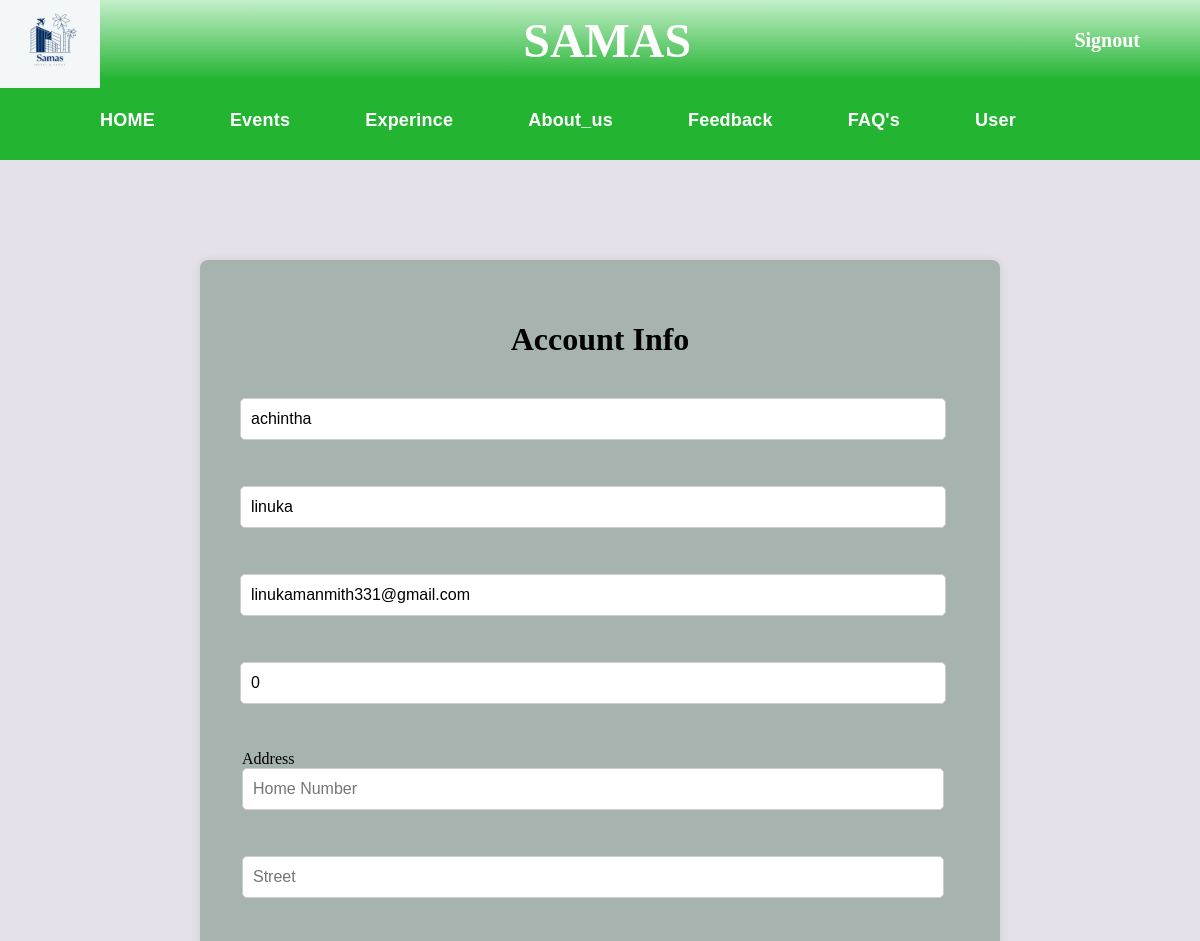
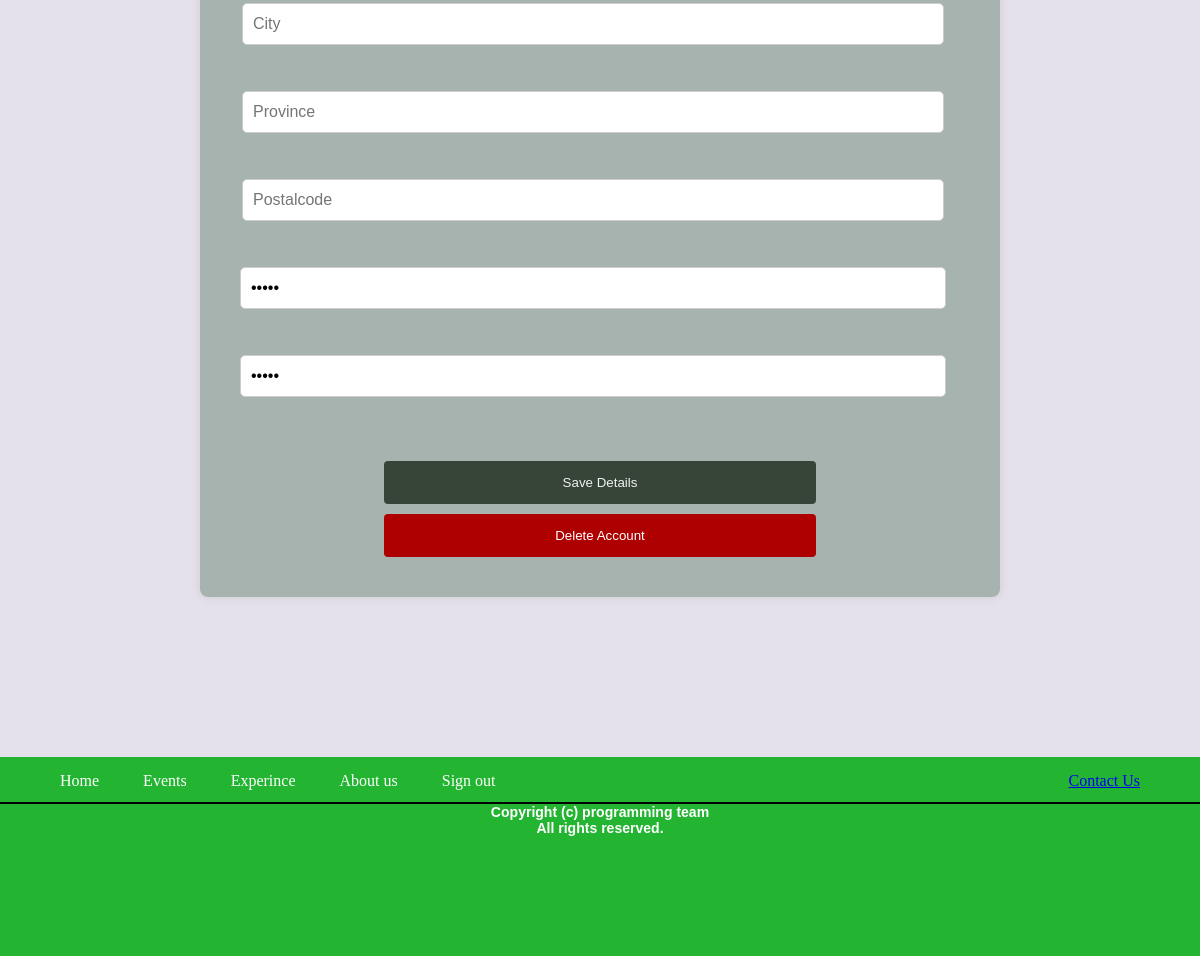
Page /profile.php (signed in) on the committed database (2 pictures, top to bottom).
### tables this page shows
CREATE TABLE `user` (
  `userID` int(5) NOT NULL,
  `firstName` varchar(30) NOT NULL,
  `lastName` varchar(30) NOT NULL,
  `email` varchar(30) NOT NULL,
  `phoneNumber` int(15) NOT NULL,
  `pswd` varchar(15) NOT NULL,
  `homenumber` varchar(100) NOT NULL,
  `street` varchar(100) NOT NULL,
  `city` varchar(100) NOT NULL,
  `postalcode` varchar(5) NOT NULL,
  `province` varchar(100) NOT NULL,
  `userType` varchar(40) NOT NULL
);

### profile.php (the view, shortened to what this page needs)
<?php
    include_once 'header.php';
?>
<?php $title="Profile";
    if(isset($_SESSION["email"])) {
        $email = $_SESSION['email'];
        require_once('config.php');
            $sql3 = "SELECT * FROM user WHERE email = '$email' And userType='client'";
        $result3 = $conn->query($sql3);
        if ($result3->num_rows > 0) {
            $row = $result3->fetch_assoc();
            $firstName = $row['firstName'];
            $lastName = $row['lastName'];
            $email = $row['email'];
            $phoneNumber = $row['phoneNumber'];
            $pswd = $row['pswd'];
            $homenumber = $row['homenumber'];
            $city = $row['city'];
            $street = $row['street'];
            $postalcode = $row['postalcode'];
            $province = $row['province'];
        } }
?>
    <link rel="stylesheet" href="src/asserts/css/profile.css">
    <div class="content">
            <div class="form">
                <h1 style="text-align:center;">Account Info</h1></header><br>
                <form id="profileForm" action="saveDetails.php" method="POST">
                    <div class="field input">
                        <input type="text" id="fname" name="firstName" placeholder="First Name" value="<?=$firstName?>" required/>
                        <br><br>
                    </div>
                    <div class="field input">
                        <input type="text" id="lname" name="lastName" placeholder="Last Name" value="<?=$lastName?>" required/>
                        <br><br>
                    </div>
                    <div class="field input">
                        <input type="email" id="add" name="email" placeholder="E-mail" value="<?=$email?>" required/>
                        <br><br>
                    </div>
                    <div class="field input">
                        <input type="text" id="add" name="phoneNumber" placeholder="Phone Number" value="<?=$phoneNumber?>" required/>
                        <br><br>
                    </div>
                    <LEGEnd>Address
                    <div class="field input">
                        <input type="text" id="homenumber" name="homenumber" placeholder="Home Number" value="<?=$homenumber?>">
                        <br><br>
                    </div>
                    <div class="field input">
                        <input type="text" id="street" name="street" placeholder="Street" value="<?=$street?>">
                        <br><br>
                    </div>
                    <div class="field input">
                        <input type="text" id="city" name="city" placeholder="City" value="<?=$city?>">
                        <br><br>
                    </div>
                    <div class="field input">
                        <input type="text" id="province" name="province" placeholder="Province" value="<?=$province?>">
                        <br><br>
                    </div>
                    <div class="field input">
                        <input type="text" id="postalcode" name="postalcode" placeholder="Postalcode" value="<?=$postalcode?>">
                        <br><br>
                    </div>
                    </LEGEnd>
                    <div class="field input">
                        <input type="password" id="pwd" name="pswd" placeholder="Password" value="<?=$pswd?>">
                        <br><br>
                    </div>
                    <div class="field input">
                        <input type="password" id="rpwd" name="rpwd" placeholder="Re-Enter Password" value="<?=$pswd?>" required>
                        <br><br>
                    </div>
                    <br>
                    <div class="field">
                            <button name="submit" class="btn1" type="submit">Save Details</button>
                    </div></form>
                    <div class="field6">
                        <form action="profileDelete.php" method="POST">
                            <button name="submit" class="btn2" id="dltbtn" type="submit">Delete Account</button>
                        </form>
                    </div>
    </div>
    </div>
</body>
</html>
<?php
    include_once 'footer.php';
?>

### styles/header.css (style rules this page uses)
body { padding: 0px; margin: 0px; background-color: rgb(229, 225, 234); }

### src/asserts/css/profile.css (style rules this page uses)
body { background-color: rgba(188, 255, 226, 0.726); }
.content { display: flex; align-items: center; justify-content: center; min-height: 90vh; }
.form { width: 60%; margin: 100px 10px; background-color:rgba(107, 136, 121, 0.511); padding:40px; border-radius:8px; box-shadow:0 0 10px rgba(0,0,0,0.1); transition-duration: 0.7s; }
.form .field input { height: 40px; width: 95%; font-size: 16px; padding: 0 10px; border-radius: 5px; border: 1px solid #ccc; outline: none; }
.form .field { display: flex; margin-bottom: 10px; flex-direction: column; }
.btn1 { width: 60%; background-color: #1e2e1e; color: white; padding: 14px 20px; margin: 8px 0; border: none; border-radius: 4px; cursor: pointer; margin: 0 auto; }
.btn2 { width: 60%; background-color: #ae0000; color: white; padding: 14px 20px; margin: 8px 0; border: none; border-radius: 4px; cursor: pointer; margin: 0 auto; }
.btn1, .btn2:hover { opacity: 0.82; }
.field6 { align-items: center; margin-left: 20%; width: 100%; }

### styles/footer.css (style rules this page uses)
body { padding: 0px; margin: 0px; background-color: rgb(229, 225, 234); }

### rows in the picture
user: firstName "achintha", lastName "linuka", email "linukamanmith331@gmail.com", phoneNumber "0"
